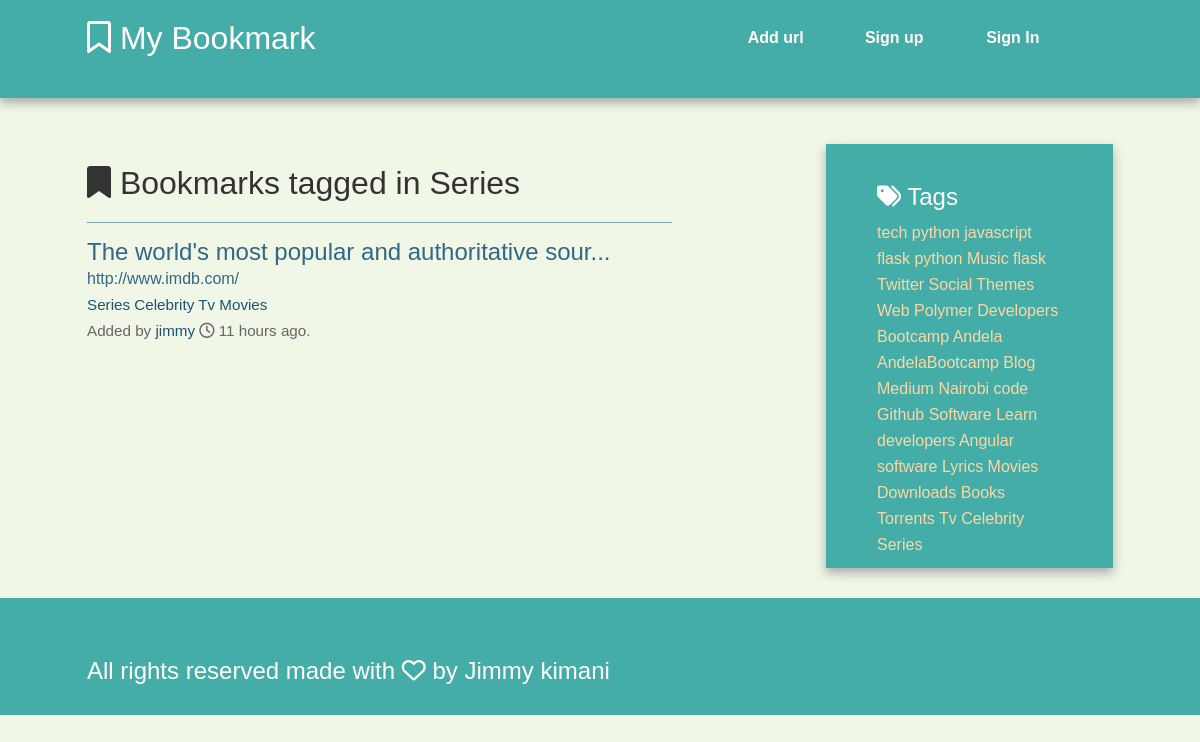
Page /tag/Series on the committed database.
### thermo/models.py (models this page shows, shortened)
class Tag(db.Model):
    id = db.Column(db.Integer, primary_key=True)
    name = db.Column(db.String(25), nullable=False, unique=True, index=True)
    @staticmethod
    def all():
        return Tag.query.all()
    def __repr__(self):
        return self.name

class Bookmark(db.Model):
    id = db.Column(db.Integer, primary_key=True)
    url = db.Column(db.Text, nullable=False)
    date = db.Column(db.DateTime, default=datetime.utcnow)
    description = db.Column(db.String(300))
    user_id = db.Column(db.Integer, db.ForeignKey('user.id'), nullable=False)
    _tags = db.relationship('Tag', secondary=tags, backref=db.backref('bookmarks', lazy='dynamic'))
    @property
    def tags(self):
        return ",".join([t.name for t in self._tags])
    @tags.setter
    def tags(self, string):
        if string:
            self._tags = [Tag.get_or_create(name) for name in string.split(',')]

class User(db.Model, UserMixin):
    id = db.Column(db.Integer, primary_key=True)
    username = db.Column(db.String(80), unique=True)
    email = db.Column(db.String(120), unique=True)
    bookmarks = db.relationship('Bookmark', backref='user', lazy='dynamic')
    password_hash = db.Column(db.String)
    @property
    def password(self):
        raise AttributeError('password is not a readable attribute')

### thermo/views.py (the view)
@app.route('/tag/<name>')
def tag(name):
    tag = Tag.query.filter_by(name=name).first_or_404()
    return render_template('tag.html', tag=tag)

### thermo/views.py (called while the page is built)
@app.context_processor
def inject_tags():
    return dict(all_tags=Tag.all)

### thermo/templates/tag.html (shortened to what this page needs)
{% extends "base.html" %}
{% block content %}
<article>
<header>
<h1><i class="fa fa-bookmark" aria-hidden="true"></i> Bookmarks tagged in {{ tag }}  </h1>
        {% if tag.bookmarks.count() > 0 %}
            {% with bookmarks = tag.bookmarks %}
                  {% include 'bookmark_list.html' %}
        {% endwith %}
        {% else %}
        TThere are no bookmarks with this tag.
        {% endif %}
</header>
</article>
{% endblock %}

### thermo/templates/base.html (shortened to what this page needs)
<!doctype html>
<html class="no-js" lang="">
    <head>
        <link href="https://maxcdn.bootstrapcdn.com/bootstrap/3.3.7/css/bootstrap.min.css" rel="stylesheet">
        <link rel="stylesheet" href= '{{ url_for('static', filename='normalize.min.css')}}'>
        <link rel="stylesheet" href= '{{ url_for('static', filename='main.css')}}'>
    </head>
    <body>
        <div class="header-container">
            <header class="wrapper clearfix">
            <a href="{{ url_for('index') }}"><h1 class="title"> <i class="fa fa-bookmark-o" aria-hidden="true"></i> My Bookmark</h1></a>
                <nav>
                    <ul>
                        <li><a href="{{url_for('add')}}">Add url</a></li>
                        {% if current_user.is_authenticated%}
                        <li> <a href="{{ url_for('user', username=current_user.username) }}">My Links</a></li>
                        <li><a href="{{ url_for('logout')}}"> Sign out</a></li>
                        {% else %}
                        <li><a href="{{ url_for('signup')}}">Sign up </a> </i>
                         <li><a href="{{ url_for('login')}}"> Sign In</a></li>
                        {% endif %}
                    </ul>
                </nav>
            </header>
        </div>
        <div class="main-container">
            <div class="main wrapper clearfix">
                {% block content %}
                {% endblock %}
                {% block sidebar %}
                 <aside>
                    <h3><i class="fa fa-tags" aria-hidden="true"></i>  Tags</h3>
                     {% for t in all_tags() %}
                     <a href= "{{  url_for('tag', name=t)}}">{{ t }}</a>
                     {% endfor %}
                </aside>
                {% endblock  %}
                </div>
        </div>
        <div class="footer-container">
            <footer class="wrapper">
                <h3>All rights reserved made with <i class="fa fa-heart-o"> </i>  by Jimmy kimani</h3>
            </footer>
        </div>
    </body>
</html>

### thermo/templates/bookmark_list.html (shortened to what this page needs)
<ul class='bookmarks'>
    {% for bookmark in bookmarks %}
    <li>
        <a class='header' href="{{ bookmark.url}}">
            <h3 class="description">
                {{ bookmark.description|truncate(50, killwords=True) }}
                </h3>
                <span class='url'>
                    {{ bookmark.url|truncate(25, killwords=True) }}
                 </span>
                     </a>
                <div class='info'>
                    <span class="tags">
                        {% if bookmark.tags %}
                        {% for t in bookmark._tags %}
                            <a href="{{ url_for('tag', name=t)}}">{{ t }}</a>
                            {% endfor %}
                        {% else %} No tags.
                        {% endif %}
                    </span>
                    <br>
                    Added by <a href="{{ url_for('user', username=bookmark.user.username) }}">
                    {{ bookmark.user.username}}
                    </a> <i class="fa fa-clock-o" aria-hidden="true"></i>
                    {{ moment(bookmark.date).fromNow() }}.
                </div>
    </li>
    {% endfor %}

### thermo/static/main.css (style rules this page uses)
html { color: #222; font-size: 1em; line-height: 1.4; }
body { font: 16px/26px Helvetica, Helvetica Neue, Arial; background-color: #f0f7e6; }
.wrapper { width: 90%; margin: 0 5%; }
.header-container { border-bottom: 20px solid #45ada8; }
.footer-container, .main aside { border-top: 20px solid#45ada8; }
.header-container, .footer-container, .main aside { background: #45ada8; }
.title { color: white; }
nav ul { margin: 0; padding: 0; list-style-type: none; }
nav a { display: block; margin-bottom: 10px; padding: 15px 0; text-align: center; text-decoration: none; font-weight: bold; color: white; background: #45ada8 }
.main { padding: 30px 0; }
.main article h1 { font-size: 2em; }
.main aside { color: white; padding: 0px 5% 10px; }
.footer-container footer { color: white; padding: 20px 0; }
a, a:visited { color:#1e5373 }
aside a { color: #ffd6a3; }
.main aside h3, footer h3, footer a, footer a:visited { color: white }
@media only screen and (min-width: 480px) { nav a { float: left; width: 27%; margin: 0 1.7%; padding: 25px 2%; margin-bottom: 0; } }
@media only screen and (min-width: 480px) { nav li:first-child a { margin-left: 0; } }
@media only screen and (min-width: 480px) { nav li:last-child a { margin-right: 0; } }
@media only screen and (min-width: 480px) { ul.bookmarks { list-style:none none; padding-left: 0; } }
@media only screen and (min-width: 480px) { ul.bookmarks li { padding-bottom: .5em; border-top:1px solid #7ea6bf; padding: 1em 0; } }
@media only screen and (min-width: 480px) { a.header { color:#326786; text-decoration: none; display: block; } }
@media only screen and (min-width: 480px) { a.header h3 { margin:0 0; } }
@media only screen and (min-width: 480px) { div.info { font-size: .95em; color: #666666 } }
@media only screen and (min-width: 480px) { nav ul li { display: inline; } }
@media only screen and (min-width: 768px) { .header-container, .main aside { -webkit-box-shadow: 0 5px 10px #aaa; -moz-box-shadow: 0 5px 10px #aaa; box-shadow: 0 5px 10px #aaa; } }
@media only screen and (min-width: 768px) { .title { float: left; } }
@media only screen and (min-width: 768px) { nav { float: right; width: 38%; } }
@media only screen and (min-width: 768px) { .main article { float: left; width: 57%; } }
@media only screen and (min-width: 768px) { .main aside { float: right; width: 28%; } }
@media only screen and (min-width: 1140px) { .wrapper { width: 1026px; margin: 0 auto; } }
.clearfix:before, .clearfix:after { content: " "; display: table; }
.clearfix:after { clear: both; }
.clearfix { *zoom: 1; }

### rows in the picture
Tag: name "Series"
Bookmark: description "The world's most popular and authoritative sour...", url "http://www.imdb.com/", user.username "jimmy", date "11 hours ago"
Tag: name "Celebrity"
Tag: name "Tv"
Tag: name "Movies"
Tag: name "tech"
Tag: name "python"
Tag: name "javascript"
Tag: name "flask python"
Tag: name "Music"
Tag: name "flask"
Tag: name "Twitter"
Tag: name "Social"
Tag: name "Themes"
Tag: name "Web"
Tag: name "Polymer"
Tag: name "Developers"
Tag: name "Bootcamp"
Tag: name "Andela"
Tag: name "AndelaBootcamp"
Tag: name "Blog"
Tag: name "Medium"
Tag: name "Nairobi"
Tag: name "code"
Tag: name "Github"
Tag: name "Software"
Tag: name "Learn"
Tag: name "developers"
Tag: name "Angular"
Tag: name "software"
Tag: name "Lyrics"
Tag: name "Downloads"
Tag: name "Books"
Tag: name "Torrents"
